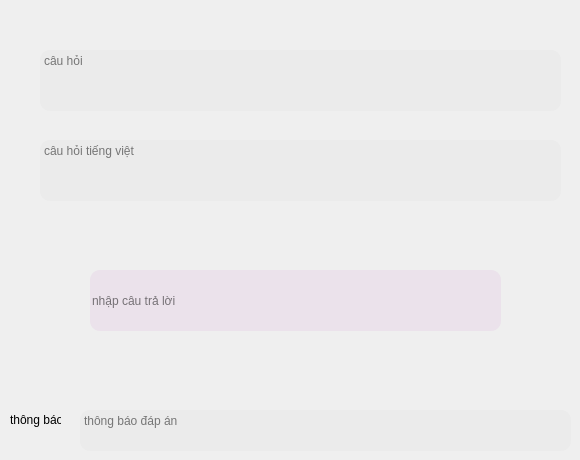
        <widget class="QWidget" name="page_19">
         <widget class="QTextEdit" name="text_en_kt_4">
          <property name="geometry">
           <rect>
            <x>40</x>
            <y>50</y>
            <width>521</width>
            <height>61</height>
           </rect>
          </property>
          <property name="mouseTracking">
           <bool>true</bool>
          </property>
          <property name="styleSheet">
           <string notr="true">border-radius: 10px;
color: black;
background: rgba(231, 231, 231, 0.5);
</string>
          </property>
          <property name="placeholderText">
           <string>câu hỏi </string>
          </property>
         </widget>
         <widget class="QTextEdit" name="text_vi_kt_6">
          <property name="geometry">
           <rect>
            <x>40</x>
            <y>140</y>
            <width>521</width>
            <height>61</height>
           </rect>
          </property>
          <property name="mouseTracking">
           <bool>true</bool>
          </property>
          <property name="styleSheet">
           <string notr="true">border-radius: 10px;
color: black;
background: rgba(231, 231, 231, 0.5);
</string>
          </property>
          <property name="placeholderText">
           <string>câu hỏi tiếng việt</string>
          </property>
         </widget>
         <widget class="QLineEdit" name="tl_kt_6">
          <property name="geometry">
           <rect>
            <x>90</x>
            <y>270</y>
            <width>411</width>
            <height>61</height>
           </rect>
          </property>
          <property name="styleSheet">
           <string notr="true">border-radius: 10px;
color: black;
background: rgba(231, 212, 231, 0.5);
</string>
          </property>
          <property name="text">
           <string/>
          </property>
          <property name="placeholderText">
           <string>nhập câu trả lời</string>
          </property>
         </widget>
         <widget class="QTextEdit" name="tbao_kt_6">
          <property name="geometry">
           <rect>
            <x>80</x>
            <y>410</y>
            <width>491</width>
            <height>41</height>
           </rect>
          </property>
          <property name="mouseTracking">
           <bool>true</bool>
          </property>
          <property name="styleSheet">
           <string notr="true">border-radius: 10px;
color: black;
background: rgba(231, 231, 231, 0.5);
</string>
          </property>
          <property name="placeholderText">
           <string>thông báo đáp án</string>
          </property>
         </widget>
         <widget class="QLabel" name="label_16">
          <property name="geometry">
           <rect>
            <x>10</x>
            <y>410</y>
            <width>51</width>
            <height>20</height>
           </rect>
          </property>
          <property name="text">
           <string>thông báo</string>
          </property>
         </widget>
        </widget>
